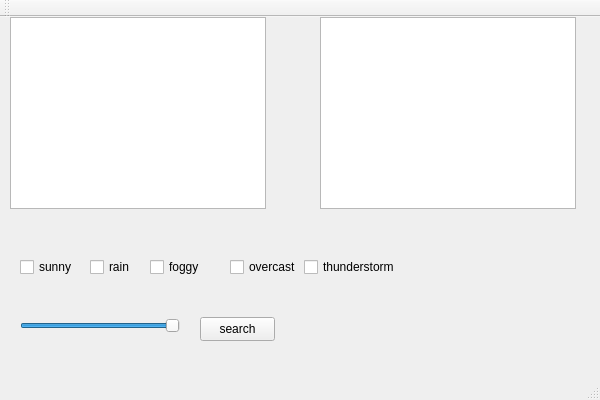
<?xml version="1.0" encoding="UTF-8"?>
<ui version="4.0">
 <class>WeatherClass</class>
 <widget class="QMainWindow" name="WeatherClass">
  <property name="geometry">
   <rect>
    <x>0</x>
    <y>0</y>
    <width>600</width>
    <height>400</height>
   </rect>
  </property>
  <property name="windowTitle">
   <string>Weather</string>
  </property>
  <widget class="QWidget" name="centralWidget">
   <widget class="QListWidget" name="weatherList">
    <property name="geometry">
     <rect>
      <x>10</x>
      <y>0</y>
      <width>256</width>
      <height>192</height>
     </rect>
    </property>
   </widget>
   <widget class="QCheckBox" name="checkBox">
    <property name="geometry">
     <rect>
      <x>20</x>
      <y>240</y>
      <width>75</width>
      <height>20</height>
     </rect>
    </property>
    <property name="text">
     <string>sunny</string>
    </property>
   </widget>
   <widget class="QCheckBox" name="checkBox_2">
    <property name="geometry">
     <rect>
      <x>90</x>
      <y>240</y>
      <width>75</width>
      <height>20</height>
     </rect>
    </property>
    <property name="text">
     <string>rain</string>
    </property>
   </widget>
   <widget class="QCheckBox" name="checkBox_3">
    <property name="geometry">
     <rect>
      <x>150</x>
      <y>240</y>
      <width>75</width>
      <height>20</height>
     </rect>
    </property>
    <property name="text">
     <string>foggy</string>
    </property>
   </widget>
   <widget class="QCheckBox" name="checkBox_4">
    <property name="geometry">
     <rect>
      <x>230</x>
      <y>240</y>
      <width>75</width>
      <height>20</height>
     </rect>
    </property>
    <property name="text">
     <string>overcast</string>
    </property>
   </widget>
   <widget class="QCheckBox" name="checkBox_5">
    <property name="geometry">
     <rect>
      <x>304</x>
      <y>240</y>
      <width>91</width>
      <height>20</height>
     </rect>
    </property>
    <property name="text">
     <string>thunderstorm</string>
    </property>
   </widget>
   <widget class="QListWidget" name="filteredList">
    <property name="geometry">
     <rect>
      <x>320</x>
      <y>0</y>
      <width>256</width>
      <height>192</height>
     </rect>
    </property>
   </widget>
   <widget class="QSlider" name="horizontalSlider">
    <property name="geometry">
     <rect>
      <x>20</x>
      <y>300</y>
      <width>160</width>
      <height>18</height>
     </rect>
    </property>
    <property name="maximum">
     <number>100</number>
    </property>
    <property name="value">
     <number>100</number>
    </property>
    <property name="orientation">
     <enum>Qt::Horizontal</enum>
    </property>
   </widget>
   <widget class="QPushButton" name="searchButton">
    <property name="geometry">
     <rect>
      <x>200</x>
      <y>300</y>
      <width>75</width>
      <height>24</height>
     </rect>
    </property>
    <property name="text">
     <string>search</string>
    </property>
   </widget>
  </widget>
  <widget class="QMenuBar" name="menuBar">
   <property name="geometry">
    <rect>
     <x>0</x>
     <y>0</y>
     <width>600</width>
     <height>22</height>
    </rect>
   </property>
  </widget>
  <widget class="QToolBar" name="mainToolBar">
   <attribute name="toolBarArea">
    <enum>TopToolBarArea</enum>
   </attribute>
   <attribute name="toolBarBreak">
    <bool>false</bool>
   </attribute>
  </widget>
  <widget class="QStatusBar" name="statusBar"/>
 </widget>
 <layoutdefault spacing="6" margin="11"/>
 <resources>
  <include location="Weather.qrc"/>
 </resources>
 <connections/>
</ui>
